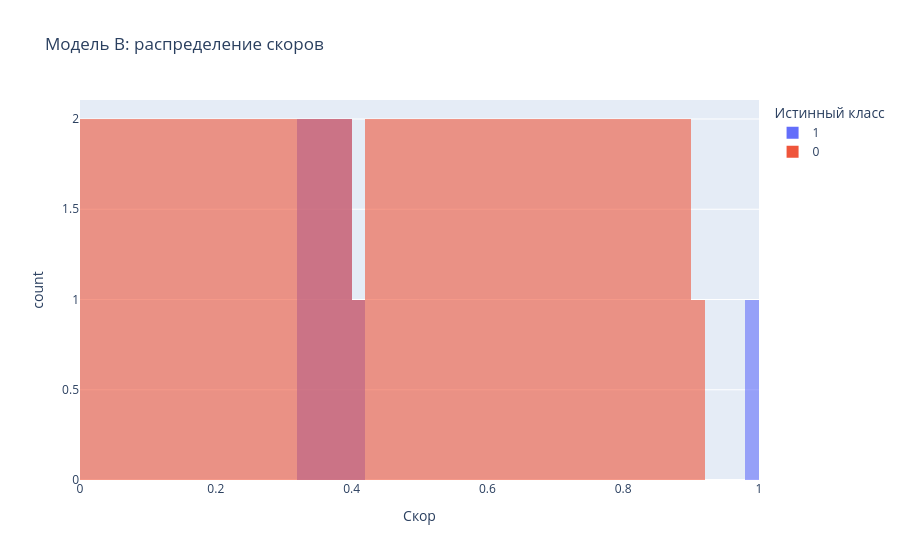
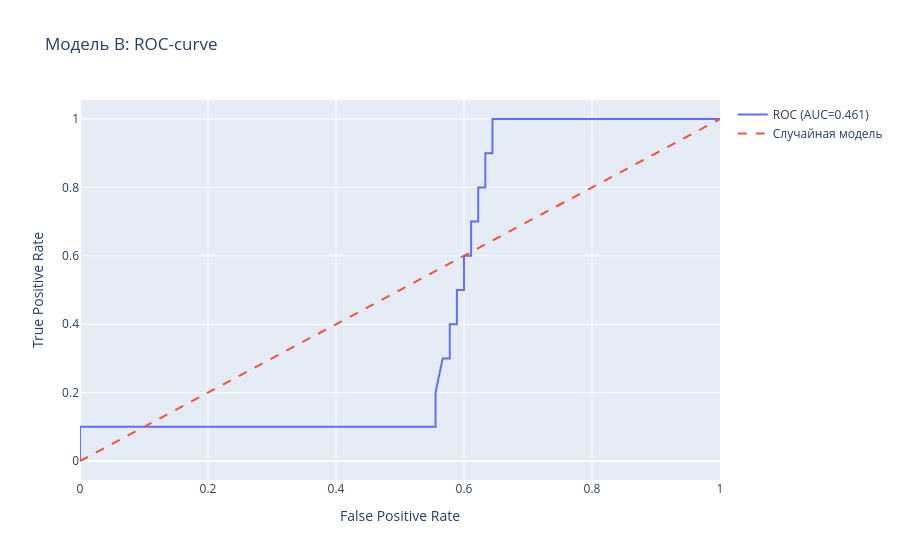
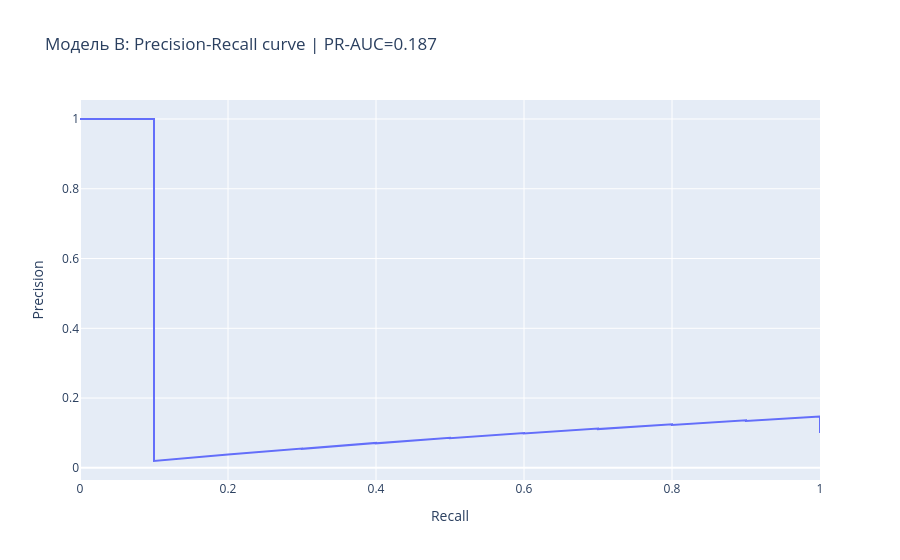

The notebook cell saved with these charts, in order:
### Code cell
fig_dist_B = plot_distribution(y_true_B, y_score_B, "Модель B")
fig_dist_B.show()

fig_roc_B = plot_roc_curve(y_true_B, y_score_B, "Модель B")
fig_roc_B.show()

fig_pr_B = plot_pr_curve(y_true_B, y_score_B, "Модель B")
fig_pr_B.show()

### Figure 1 — Plotly figure (JSON) as saved in the notebook; plotly's stock layout.template omitted (floating-point values rounded to 4 significant figures)
{"data": [{"bingroup": "x", "hovertemplate": "Класс=1<br>Скор=%{x}<br>count=%{y}<extra></extra>", "legendgroup": "1", "marker": {"color": "#636efa", "opacity": 0.6, "pattern": {"shape": ""}}, "name": "1", "nbinsx": 50, "orientation": "v", "showlegend": true, "type": "histogram", "x": [0.99, 0.4, 0.39, 0.38, 0.37, 0.36, 0.35, 0.34, 0.33, 0.32], "xaxis": "x", "yaxis": "y"}, {"bingroup": "x", "hovertemplate": "Класс=0<br>Скор=%{x}<br>count=%{y}<extra></extra>", "legendgroup": "0", "marker": {"color": "#EF553B", "opacity": 0.6, "pattern": {"shape": ""}}, "name": "0", "nbinsx": 50, "orientation": "v", "showlegend": true, "type": "histogram", "x": [0.9, 0.89, 0.88, 0.87, 0.86, 0.85, 0.84, 0.83, 0.82, 0.81, 0.8, 0.79, 0.78, 0.77, 0.76, 0.75, 0.74, 0.73, 0.72, 0.71, 0.7, 0.69, 0.68, 0.67, 0.66, 0.65, 0.64, 0.63, 0.62, 0.61, 0.6, 0.59, 0.58, 0.57, 0.56, 0.55, 0.54, 0.53, 0.52, 0.51, 0.5, 0.49, 0.48, 0.47, 0.46, 0.45, 0.44, 0.43, 0.42, 0.41, 0.39, 0.3803, 0.3705, 0.3608, 0.351, 0.3413, 0.3315, 0.3218, 0.3121, 0.3023, 0.2926, 0.2828, 0.2731, 0.2633, 0.2536, 0.2438, 0.2341, 0.2244, 0.2146, 0.2049, 0.1951, 0.1854, 0.1756, 0.1659, 0.1562, 0.1464, 0.1367, 0.1269, 0.1172, 0.1074, 0.09769, 0.08795, 0.07821, 0.06846, 0.05872, 0.04897, 0.03923, 0.02949, 0.01974, 0.01], "xaxis": "x", "yaxis": "y"}], "layout": {"barmode": "overlay", "legend": {"title": {"text": "Истинный класс"}, "tracegroupgap": 0}, "title": {"text": "Модель B: распределение скоров"}, "xaxis": {"anchor": "y", "domain": [0, 1], "title": {"text": "Скор"}}, "yaxis": {"anchor": "x", "domain": [0, 1], "title": {"text": "count"}}}}

### Figure 2 — Plotly figure (JSON) as saved in the notebook; plotly's stock layout.template omitted (floating-point values rounded to 4 significant figures)
{"data": [{"mode": "lines", "name": "ROC (AUC=0.461)", "type": "scatter", "x": [0.0, 0.0, 0.5556, 0.5556, 0.5667, 0.5778, 0.5778, 0.5889, 0.5889, 0.6, 0.6, 0.6111, 0.6111, 0.6222, 0.6222, 0.6333, 0.6333, 0.6444, 0.6444, 1.0], "y": [0.0, 0.1, 0.1, 0.2, 0.3, 0.3, 0.4, 0.4, 0.5, 0.5, 0.6, 0.6, 0.7, 0.7, 0.8, 0.8, 0.9, 0.9, 1.0, 1.0]}, {"line": {"dash": "dash"}, "mode": "lines", "name": "Случайная модель", "type": "scatter", "x": [0, 1], "y": [0, 1]}], "layout": {"title": {"text": "Модель B: ROC-curve"}, "xaxis": {"title": {"text": "False Positive Rate"}}, "yaxis": {"title": {"text": "True Positive Rate"}}}}

### Figure 3 — Plotly figure (JSON) as saved in the notebook; plotly's stock layout.template omitted (floating-point values rounded to 4 significant figures)
{"data": [{"mode": "lines", "type": "scatter", "x": [1.0, 1.0, 1.0, 1.0, 1.0, 1.0, 1.0, 1.0, 1.0, 1.0, 1.0, 1.0, 1.0, 1.0, 1.0, 1.0, 1.0, 1.0, 1.0, 1.0, 1.0, 1.0, 1.0, 1.0, 1.0, 1.0, 1.0, 1.0, 1.0, 1.0, 1.0, 1.0, 1.0, 0.9, 0.9, 0.8, 0.8, 0.7, 0.7, 0.6, 0.6, 0.5, 0.5, 0.4, 0.4, 0.3, 0.3, 0.2, 0.1, 0.1, 0.1, 0.1, 0.1, 0.1, 0.1, 0.1, 0.1, 0.1, 0.1, 0.1, 0.1, 0.1, 0.1, 0.1, 0.1, 0.1, 0.1, 0.1, 0.1, 0.1, 0.1, 0.1, 0.1, 0.1, 0.1, 0.1, 0.1, 0.1, 0.1, 0.1, 0.1, 0.1, 0.1, 0.1, 0.1, 0.1, 0.1, 0.1, 0.1, 0.1, 0.1, 0.1, 0.1, 0.1, 0.1, 0.1, 0.1, 0.1, 0.1, 0.0], "y": [0.1, 0.101, 0.102, 0.1031, 0.1042, 0.1053, 0.1064, 0.1075, 0.1087, 0.1099, 0.1111, 0.1124, 0.1136, 0.1149, 0.1163, 0.1176, 0.119, 0.1205, 0.122, 0.1235, 0.125, 0.1266, 0.1282, 0.1299, 0.1316, 0.1333, 0.1351, 0.137, 0.1389, 0.1408, 0.1429, 0.1449, 0.1471, 0.1343, 0.1364, 0.1231, 0.125, 0.1111, 0.1129, 0.09836, 0.1, 0.08475, 0.08621, 0.07018, 0.07143, 0.05455, 0.05556, 0.03846, 0.01961, 0.02, 0.02041, 0.02083, 0.02128, 0.02174, 0.02222, 0.02273, 0.02326, 0.02381, 0.02439, 0.025, 0.02564, 0.02632, 0.02703, 0.02778, 0.02857, 0.02941, 0.0303, 0.03125, 0.03226, 0.03333, 0.03448, 0.03571, 0.03704, 0.03846, 0.04, 0.04167, 0.04348, 0.04545, 0.04762, 0.05, 0.05263, 0.05556, 0.05882, 0.0625, 0.06667, 0.07143, 0.07692, 0.08333, 0.09091, 0.1, 0.1111, 0.125, 0.1429, 0.1667, 0.2, 0.25, 0.3333, 0.5, 1.0, 1.0]}], "layout": {"title": {"text": "Модель B: Precision-Recall curve | PR-AUC=0.187"}, "xaxis": {"title": {"text": "Recall"}}, "yaxis": {"title": {"text": "Precision"}}}}
